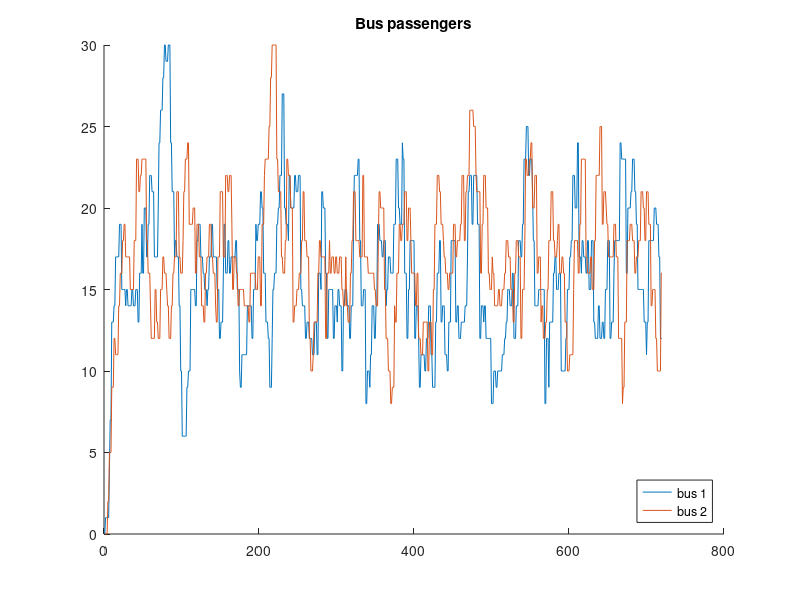
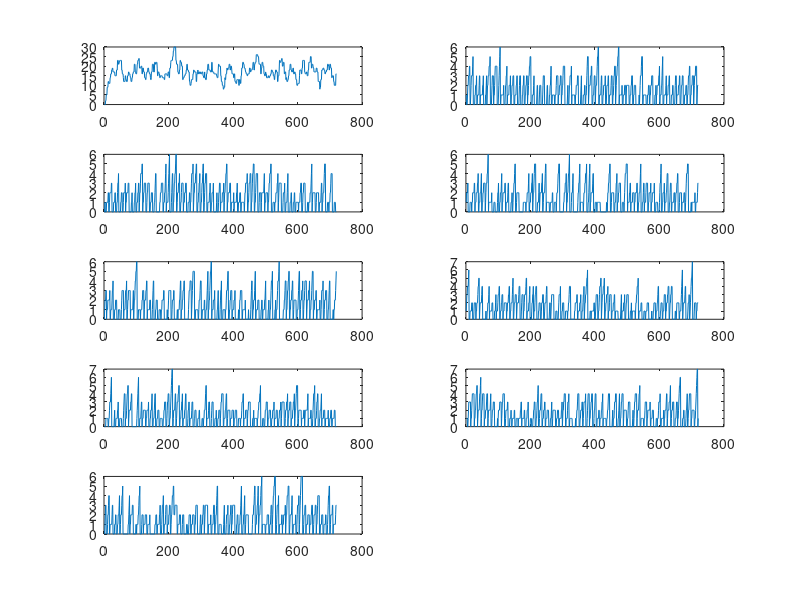

The MATLAB source for these figures, in order:
clc
clear

seed = 14;
rng(seed)
% Initialize parameters
%1.1000000000000000000000000000000000000


% Time between stops
t_stops = [2 4 7 8 10 13 15 17 20]; % Use real data t = mins

% ith element represents the time
% distance between the ith and ith+1
% stop
num_stops = length(t_stops);



%% 1.20000000000000000000000000000000000000000000000
% figure out distribution later on

passenger_queue = cell(1,num_stops);
% Length = Numbers of passengers going to different stops

% Numbers dictate how many stops from starting point
% [BBDCCBCD] in screenshot

%% 1.300000000000000000000000000000000000000000000
% Initialize Bus position
% To be edited

bus_location = [0 10]; % Numbers are distance from first stop
num_bus = length(bus_location);


%% 1.400000000000000000000000000000000000000000000
% Initialize Sequence of passengers on busses

bus_passenger = {};
bus_size = 30;

bus_passenger = cell(1,num_bus);


% Each row represents a bus, bus has 10 seats
% Numbers in matrix will be changing in for 1.4

%bus_passenger(1,1:length(passenger_queue_a)) = [passenger_queue_a]
% Same as 1.2



%bus(1,:) == 0

%% 1.5

% Passenger to bus loop

data = cell(num_bus + num_stops + 1, 2);
data{1,1} = "Time";
for bus_graph = 1:num_bus
    data{1+bus_graph,1} = "Bus " + bus_graph;
end

for stop_graph = 1:num_stops
    data{1+bus_graph+stop_graph,1} = "Stop " + stop_graph;
end



% For graphing info, refer to version 12

% Loop
for t = 1:720
    
    
    %Update bus location
    bus_location(1,1) = bus_location(1,1) + 1;
    bus_location(1,2) = bus_location(1,2) + 1;
    
    
    % bus_loop_true_false, loops if bus location == sum of t_stops
    bus_loop_true_false = bus_location(1,:) == t_stops(end)+1;
    k = find(bus_loop_true_false);
    % k is arbritrary constant
    bus_location(k) = 0;

    bus_loop_true_false = bus_location(1,:) == -1;
    k = find(bus_loop_true_false);
    bus_location(k) = t_stops(end);

    
    
    
    for stop_passenger_generation = 1:num_stops
        TruFals = randi(3);
        
        if TruFals == 1
            passenger_queue{stop_passenger_generation}(end+1) = rem(round(normrnd(5,3))+ stop_passenger_generation,10);
            
            while passenger_queue{stop_passenger_generation}(end) < 1 
                passenger_queue{stop_passenger_generation}(end) = 1;
            end
            
            while passenger_queue{stop_passenger_generation}(end) > num_stops
                passenger_queue{stop_passenger_geneartion}(end) = num_stops;
            end
            
        end
        
    end
    
%%%%%%%%%%%%%%%%%

    
    
    
    
    % when busses arrive to stops
    for bus = 1:num_bus
        
       %Checks one by one bus is at which stop
       for stop = 1:num_stops
          if bus_location(bus) == t_stops(stop)
              
              fprintf("bus %i arrived at stop %i at time %i \n", bus, stop, t);
              %^ Print string to see if code is working
              
              
              % Passengers leave bus
                for j = stop
                    % Finds passengers that get off at stop (index of passenger)
                    arrived_passengers = find(bus_passenger{bus} == j);
                    if isempty(arrived_passengers) == 0
                        bus_passenger{bus}(arrived_passengers) = []; 
                    end
                end
                
                empty_seats = bus_size - length(bus_passenger{bus});
                % Passengers go on bus
                if empty_seats > length(passenger_queue{stop})
                    bus_passenger{bus} = [bus_passenger{bus},passenger_queue{stop}];
                    passenger_queue{stop} = [];
                else
                    % Only people who are first in queue that can fill bus
                    % will get on
                    bus_passenger{bus} = [bus_passenger{bus},passenger_queue{stop}(1:empty_seats)];
                    passenger_queue{stop}(1:empty_seats) = [];
                    
                    
                end
          end
       end           
    end
    
    data{1,2}(end+1) = t;
    for bus_graph = 1:num_bus
        data{1+bus_graph,2}(end+1) = sum(length(find(bus_passenger{bus_graph})));;
    end

    for stop_graph = 1:num_stops
        data{1+bus_graph+stop_graph,2}(end+1) = sum(length(find(passenger_queue{stop_graph})));
    end    
    
   
    
    

end

%%

%% 1.6 
% Graphing
subplot(1,1,1)
    for graph = 2:1+num_bus
        hold on
        plot(data{1,2},data{graph,2});
        bus_data = trapz(data{1,2},data{graph,2});
        
    end
    hold off
    legend({'bus 1', 'bus 2'},'location','southeast')
    title('Bus passengers')

    
saveas(gcf, ['cw_cw_bus_' num2str(seed) '.png'])

%%
for fig = 1:num_stops
    subplot(5,2,fig)

       plot(data{1,2},data{fig+2,2});
    

end



saveas(gcf, ['cw_cw_stop_' num2str(seed) '.png'])

%% save

save(['cw_cw_' num2str(seed)])

%% Notes
% 1 and -1 for direction
% 1 bus cw
% 1 bus ccw
% 2 bus both cw
% 2 bus both ccw
% 2 bus one cw one ccw
% 3 bus all ccw

% Separate graphs for stops
% Save data into .fig and .mat